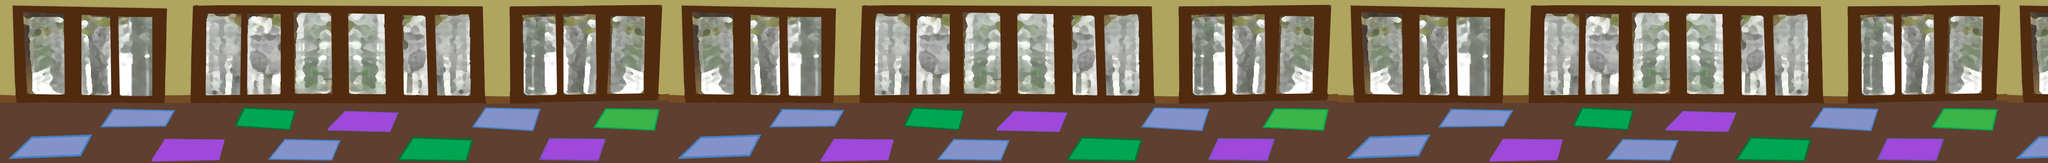

This is a level from a 2D game, rendered from its Tiled map with the project's own tilesets. A one-line summary and the map file follow, with tile-layer data summarised:
An orthogonal 150x12 tile map with 32x32 px tiles, 2 tile layers (Floor, Wall).

<map version="1.0" orientation="orthogonal" width="150" height="12" tilewidth="32" tileheight="32">
 <tileset firstgid="1" name="yoga" tilewidth="32" tileheight="32">
  <image source="yoga.png" trans="ff00ff" width="1583" height="398" />
 </tileset>
 <layer name="Floor" width="150" height="12">
  <data>[1800 cells, 751 non-empty, 246 distinct tile ids]</data>
 </layer>
 <layer name="Wall" width="150" height="12">
  <data>[1800 cells, 1050 non-empty, 343 distinct tile ids]</data>
 </layer>
</map>
